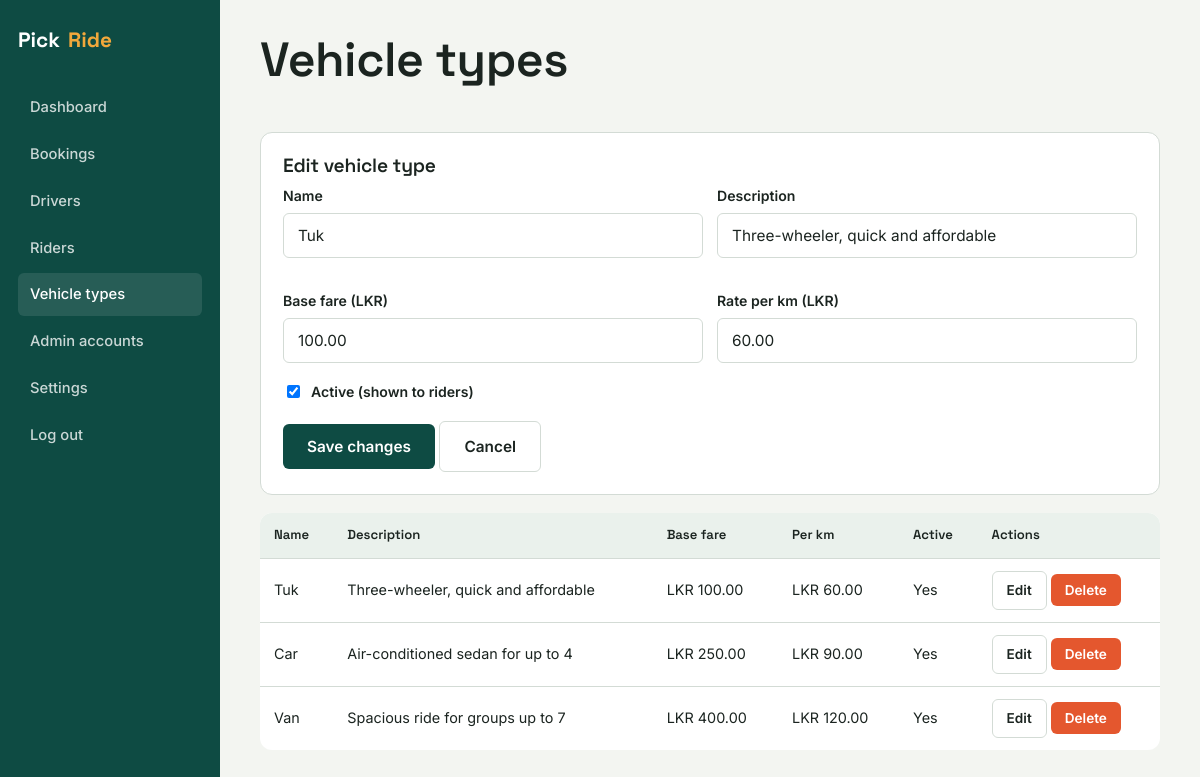
The page /admin/vehicle-types.php?edit=1 (signed in) on the database its author committed.
### tables this page shows
CREATE TABLE vehicle_types (
    id INT AUTO_INCREMENT PRIMARY KEY,
    name VARCHAR(50) NOT NULL,
    description VARCHAR(255),
    base_fare DECIMAL(10,2) NOT NULL,
    rate_per_km DECIMAL(10,2) NOT NULL,
    icon VARCHAR(50) DEFAULT 'tuk',
    is_active TINYINT(1) DEFAULT 1
);

### includes/functions.php (called while the page is built, shortened)
<?php
function e($value): string
{
    return htmlspecialchars((string)$value, ENT_QUOTES, 'UTF-8');
}

### admin/vehicle-types.php (the view, shortened to what this page needs)
<?php
require_once __DIR__ . '/../config/db.php';
require_once __DIR__ . '/../includes/functions.php';
$editing = null;
if (isset($_GET['edit'])) {
    $stmt = $pdo->prepare('SELECT * FROM vehicle_types WHERE id = ?');
    $stmt->execute([(int)$_GET['edit']]);
    $editing = $stmt->fetch();
}
$vehicleTypes = $pdo->query('SELECT * FROM vehicle_types ORDER BY base_fare')->fetchAll();
require __DIR__ . '/includes/admin_header.php';
?>
<div class="admin-topbar"><h1>Vehicle types</h1></div>
<div class="card">
  <h3><?= $editing ? 'Edit vehicle type' : 'Add a vehicle type' ?></h3>
  <form method="post">
    <div style="display:grid; grid-template-columns:1fr 1fr; gap:14px;">
      <div class="field">
        <label>Name</label>
        <input type="text" name="name" value="<?= e($editing['name'] ?? '') ?>" required>
      </div>
      <div class="field">
        <label>Description</label>
        <input type="text" name="description" value="<?= e($editing['description'] ?? '') ?>">
      </div>
      <div class="field">
        <label>Base fare (LKR)</label>
        <input type="number" step="0.01" name="base_fare" value="<?= e($editing['base_fare'] ?? '') ?>" required>
      </div>
      <div class="field">
        <label>Rate per km (LKR)</label>
        <input type="number" step="0.01" name="rate_per_km" value="<?= e($editing['rate_per_km'] ?? '') ?>" required>
      </div>
    </div>
    <div class="field" style="display:flex; align-items:center; gap:8px;">
      <input type="checkbox" name="is_active" id="is_active" style="width:auto;" <?= (!isset($editing) || $editing['is_active']) ? 'checked' : '' ?>>
      <label for="is_active" style="margin:0;">Active (shown to riders)</label>
    </div>
    <button type="submit" class="btn btn-dark"><?= $editing ? 'Save changes' : 'Add vehicle type' ?></button>
    <?php if ($editing): ?><a href="<?= BASE_URL ?>/admin/vehicle-types.php" class="btn btn-outline" style="color:var(--ink-900); border-color:var(--border);">Cancel</a><?php endif; ?>
  </form>
</div>
<table class="data-table">
  <thead>
    <tr><th>Name</th><th>Description</th><th>Base fare</th><th>Per km</th><th>Active</th><th>Actions</th></tr>
  </thead>
  <tbody>
    <?php foreach ($vehicleTypes as $v): ?>
      <tr>
        <td><?= e($v['name']) ?></td>
        <td><?= e($v['description']) ?></td>
        <td>LKR <?= number_format($v['base_fare'], 2) ?></td>
        <td>LKR <?= number_format($v['rate_per_km'], 2) ?></td>
        <td><?= $v['is_active'] ? 'Yes' : 'No' ?></td>
        <td>
          <a href="?edit=<?= e($v['id']) ?>" class="btn btn-small btn-outline" style="color:var(--ink-900); border-color:var(--border);">Edit</a>
          <form method="post" style="display:inline;" onsubmit="return confirm('Delete this vehicle type?');">
            <button type="submit" class="btn btn-small btn-danger">Delete</button>
          </form>
        </td>
      </tr>
    <?php endforeach; ?>
  </tbody>
</table>
<?php require __DIR__ . '/includes/admin_footer.php'; ?>

### assets/css/style.css (style rules this page uses)
:root { --teal-900: #0E4B43; --teal-700: #146058; --teal-050: #E7F0EE; --amber-500: #F2A83B; --amber-600: #DB921F; --ink-900: #1B2420; --ink-600: #4C5751; --paper: #F3F5F1; --paper-raised: #FFFFFF; --sage-200: #D9E4DB; --sage-100: #EAF1EC; --coral-500: #E4572E; --border: #D3DBD5; --font-display: 'Space Grotesk', 'Segoe UI', sans-serif; --font-body: 'Inter', 'Segoe UI', sans-serif; --radius-s: 6px; --radius-m: 12px; --radius-l: 20px; --shadow-card: 0 1px 2px rgba(27,36,32,0.06), 0 8px 24px rgba(27,36,32,0.08); }
* { box-sizing: border-box; }
html { scroll-behavior: smooth; }
body { margin: 0; font-family: var(--font-body); color: var(--ink-900); background: var(--paper); line-height: 1.55; }
h1, h2, h3, h4 { font-family: var(--font-display); margin: 0 0 0.4em; line-height: 1.15; font-weight: 600; letter-spacing: -0.01em; }
h1 { font-size: clamp(2.1rem, 4vw, 3.2rem); }
h3 { font-size: 1.2rem; }
a { color: var(--teal-900); }
.btn { display: inline-flex; align-items: center; justify-content: center; gap: 8px; padding: 13px 24px; border-radius: var(--radius-s); font-family: var(--font-body); font-weight: 600; font-size: 0.96rem; border: none; cursor: pointer; text-decoration: none; transition: transform 0.12s ease, box-shadow 0.12s ease; }
.btn-outline { background: transparent; color: var(--paper-raised); border: 1.5px solid rgba(255,255,255,0.5); }
.btn-dark { background: var(--teal-900); color: #fff; }
.btn-danger { background: var(--coral-500); color: #fff; }
.btn-small { padding: 8px 14px; font-size: 0.85rem; }
label { display: block; font-size: 0.88rem; font-weight: 600; color: var(--ink-900); margin-bottom: 6px; }
input, select, textarea { width: 100%; padding: 12px 14px; border: 1.5px solid var(--border); border-radius: var(--radius-s); font-family: var(--font-body); font-size: 0.96rem; background: #fff; color: var(--ink-900); }
.field { margin-bottom: 18px; }
.card { background: var(--paper-raised); border: 1px solid var(--border); border-radius: var(--radius-m); padding: 22px; margin-bottom: 18px; }
table.data-table { width: 100%; border-collapse: collapse; background: var(--paper-raised); border-radius: var(--radius-m); overflow: hidden; }
table.data-table th, table.data-table td { text-align: left; padding: 12px 14px; border-bottom: 1px solid var(--border); font-size: 0.9rem; }
table.data-table th { background: var(--sage-100); font-family: var(--font-display); font-weight: 600; font-size: 0.82rem; }
table.data-table tr:last-child td { border-bottom: none; }
.admin-topbar { display: flex; justify-content: space-between; align-items: center; margin-bottom: 26px; }

### rows shown on the page
vehicle_types: name "Tuk", description "Three-wheeler, quick and affordable", base_fare "100.00", rate_per_km "60.00", is_active "☑", shows "Yes"
vehicle_types: name "Car", description "Air-conditioned sedan for up to 4", base_fare "250.00", rate_per_km "90.00", is_active "Yes"
vehicle_types: name "Van", description "Spacious ride for groups up to 7", base_fare "400.00", rate_per_km "120.00", is_active "Yes"

### other values the page prints
$label "Dashboard"
$label "Bookings"
$label "Drivers"
$label "Riders"
$label "Vehicle types"
$label "Admin accounts"
$label "Settings"
